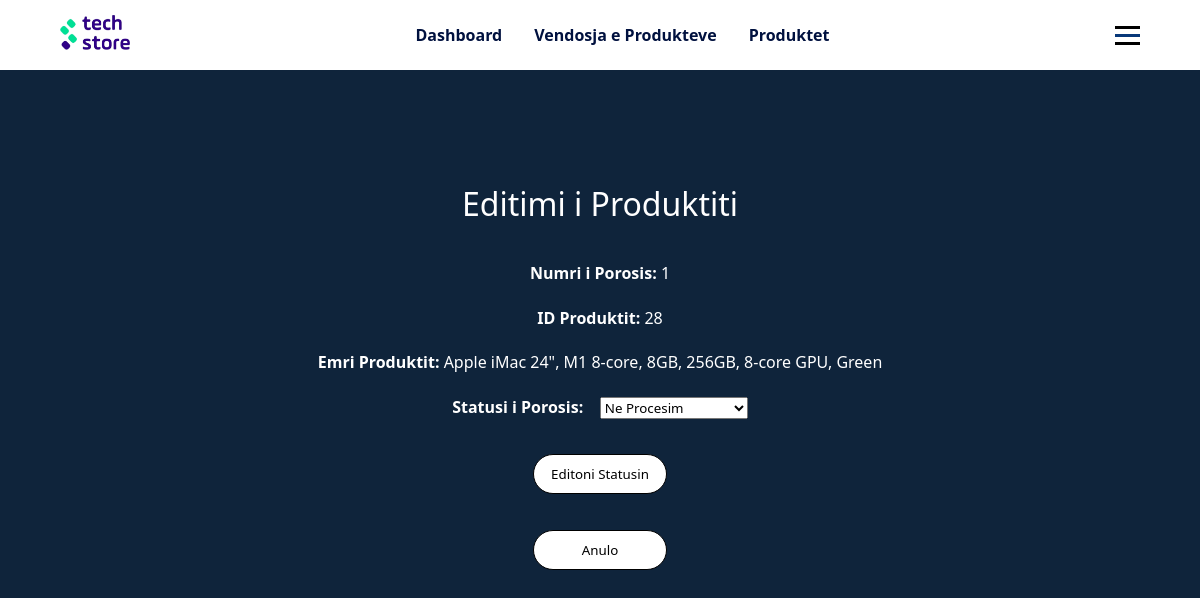
The app's page /php/admin/editoStatusinPorosis.php?porosiaID=1 (signed in), older data.
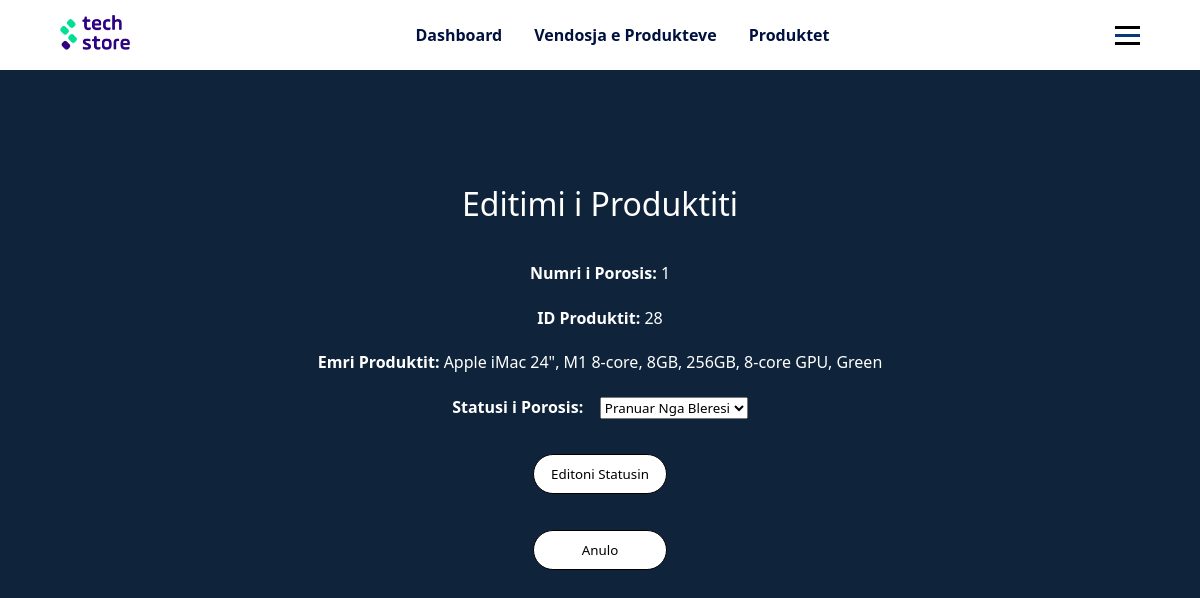
The same page, newer data.
### tables this page shows
CREATE TABLE `porosia` (
  `porosiaID` int(11) NOT NULL,
  `produktiID` int(11) NOT NULL,
  `userID` int(11) NOT NULL,
  `emriKlientit` varchar(30) NOT NULL,
  `mbiemriKlientit` varchar(30) NOT NULL,
  `emailKlientit` varchar(55) NOT NULL,
  `nrKontaktit` varchar(30) NOT NULL,
  `qyteti` varchar(30) NOT NULL,
  `adresaKlientit` varchar(255) NOT NULL,
  `dataPorosis` date NOT NULL DEFAULT current_timestamp(),
  `qmimiProd` double(10, 2) NOT NULL,
  `sasiaPorositur` int(5) NOT NULL,
  `qmimiTotal` decimal(10, 2) NOT NULL,
  `statusiPorosis` varchar(30) NOT NULL DEFAULT 'Ne Procesim'
);

CREATE TABLE `produkti` (
  `produktiID` int(11) NOT NULL,
  `emriProduktit` varchar(255) NOT NULL,
  `emriKompanis` varchar(30) NOT NULL,
  `kategoriaProduktit` varchar(50) NOT NULL,
  `fotoProduktit` varchar(50) NOT NULL,
  `emriStafit` varchar(30) NOT NULL,
  `dataKrijimit` timestamp NOT NULL DEFAULT current_timestamp(),
  `dataModifikimit` timestamp NOT NULL DEFAULT current_timestamp(),
  `qmimiProduktit` decimal(10, 2) NOT NULL
);

### php/db/dbcon.php (called while the page is built)
<?php
class dbCon
{
    private $conn = '';
    private $hostiIDB = 'localhost';
    private $emriDB = 'techstoredb';
    private $dbUsername = 'root';
    private $dbPass = '';
    public function connDB()
    {
        try {
            $this->conn = new PDO(
                "mysql:host=$this->hostiIDB;dbname=$this->emriDB", $this->dbUsername, $this->dbPass,
                [PDO::ATTR_DEFAULT_FETCH_MODE => PDO::FETCH_ASSOC]
            );
        } catch (PDOException $pdoe) {
            die("Nuk mund të lidhej me bazën e të dhënave {$this->emriDB} :" . $pdoe->getMessage());
        }
        return $this->conn;
    }
}
?>

### php/CRUD/porosiaCRUD.php (called while the page is built, shortened)
<?php
require_once('../db/dbcon.php');
class porosiaCRUD extends dbCon
{
    private $porosiaID;
    private $dbConn;
    public function __construct($porosiaID = '', $produktiID = '', $userID = '', $emriKlientit = '', $mbiemriKlientit = '', $emailKlientit = '', $nrKontaktit = '', $qyteti = '', $adresaKlientit = '', $dataPorosis = '', $qmimiProd = '', $sasiaPorositur = '', $qmimiTotal = '', $statusiPorosis = '')
    {
        $this->porosiaID = $porosiaID;
        $this->dbConn = $this->connDB();
    }
    public function setPorosiaID($porosiaID)
    {
        $this->porosiaID = $porosiaID;
    }
    public function shfaqPorosinSipasID()
    {
        try {
            $sql = "SELECT * from `porosia` inner join produkti on porosia.produktiID = produkti.produktiID where porosiaID = ?";
            $stm = $this->dbConn->prepare($sql);
            $stm->execute([$this->porosiaID]);
            return $stm->fetch();
        } catch (Exception $e) {
            return $e->getMessage();
        }
    }
}
?>

### php/admin/editoStatusinPorosis.php (the view, shortened to what this page needs)
<?php
require_once('../CRUD/porosiaCRUD.php');
$porosiaCRUD = new porosiaCRUD();
$porosiaCRUD->setPorosiaID($_GET['porosiaID']);
$porosia = $porosiaCRUD->shfaqPorosinSipasID();
?>
<!DOCTYPE html>
<html lang="en">
<head>
    <link rel="stylesheet" href="../../css/forms.css" />
    <link rel="stylesheet" href="../../css/mesazhetStyle.css" />
</head>
<body>
    <?php
    include '../design/headerAdmin.php';
    ?>
    <div class="forms">
        <form name="shtoProduktin" onsubmit="" action='' method="POST" enctype="multipart/form-data">
            <h1 class="form-title">Editimi i Produktiti</h1>
            <label for="">
                <strong>Numri i Porosis:</strong>
                <?php echo $porosia['porosiaID'] ?>
            </label>
            <label for="">
                <strong>ID Produktit:</strong>
                <?php echo $porosia['produktiID'] ?>
            </label>
            <label for="">
                <strong>Emri Produktit:</strong>
                <?php echo $porosia['emriProduktit'] ?>
            </label>
            <label for="">
                <strong>Statusi i Porosis: &nbsp&nbsp</strong>
                <select name="statusiPorosis">
                    <option selected hidden value="<?php echo $porosia['statusiPorosis'] ?>"><?php echo $porosia['statusiPorosis'] ?></option>
                </select></label>
            <input class="button" type="submit" value="Editoni Statusin" name='editoStat'>
            <input class="button" type="submit" value="Anulo" name='anulo'>
        </form>
    </div>
</body>
</html>

Row changes from the older to the newer data that the page shows:
changed porosia "Apple iMac 24\", M1 8-core, 8GB, 256GB, 8-core GPU, Green": statusiPorosis "Ne Procesim" → "Pranuar Nga Bleresi"
